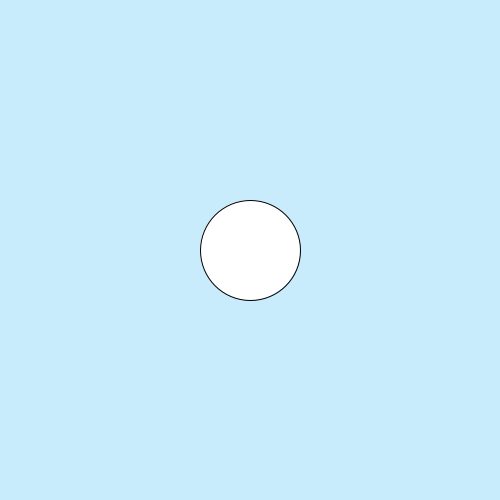
Frame 1 (no input)
Frame 60 (the mouse pressed at the canvas centre just before this capture): identical to frame 1, image omitted
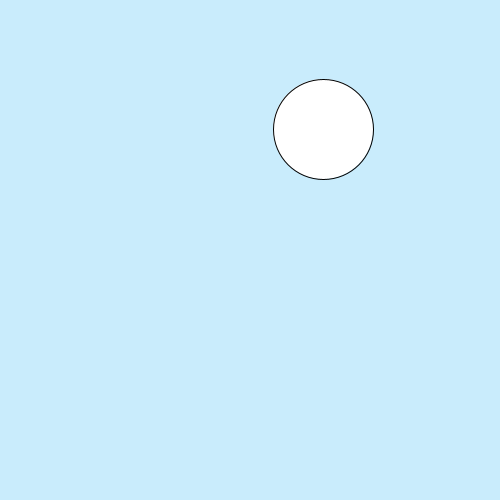
Frame 120 (the mouse held since frame 60 and released just before this capture)

The Processing sketch that drew these frames (run headless with seeded random() and noise(); from frame 60 on, the mouse is pressed at the canvas centre):

// Processing sketch: slippery_dot
// ── slippery_dot.pde
/*** When you are done, this program will draw an ellipse 
     that jumps to new location each time you click on it.
***/
 
 // 1. Create three integer variables to represent the x, y, and the size of the ellipse
      int x = 250;
      int y = 250;
      int size = 100;
    void setup() {
      // 2. Set the size of your sketch
      size(500,500);
    }
    
    void draw() {
    
      // 3. Set the background color of your sketch
      background(201,236,252);
      // 4. Draw an ellipse using the variables created at the top of the sketch for the location and size of your ellipse. 
      //    Make sure it fits in the window. Change the variables if it does not.
    ellipse(x,y,size,size);
    
    }
    
    /******** This method gets called automatically when you press the mouse ************/
    void mousePressed() {
      //5. Create an integer variable called distance
      int distance;
      //6. The getDistanceFromMouse() method below returns a number.
      //   Set the value of your distance variable to the value returned by the getDistance method
      //   You will need to pass the x and y location of your ellipse to this method.
      distance = getDistanceFromMouse(x,y);
          
      //7.  Use an if statement to check if your distance variable is < the radius of the ellipse
      //    If it is, make a new x AND y for the ellipse, for a new random location on the window
      //    Hint: Use code like this      x = (int) random(width);
       if(distance < size/2){
         x = (int) random(width);
         y = (int) random(height);
       }
      
    }
    
    /********  This method gives you the number of pixels between the mouse and the x,y point ***********/
    int getDistanceFromMouse(int x, int y) {
      return (int)Math.sqrt(Math.pow((mouseX-x),2) + Math.pow((mouseY-y),2));
    }
